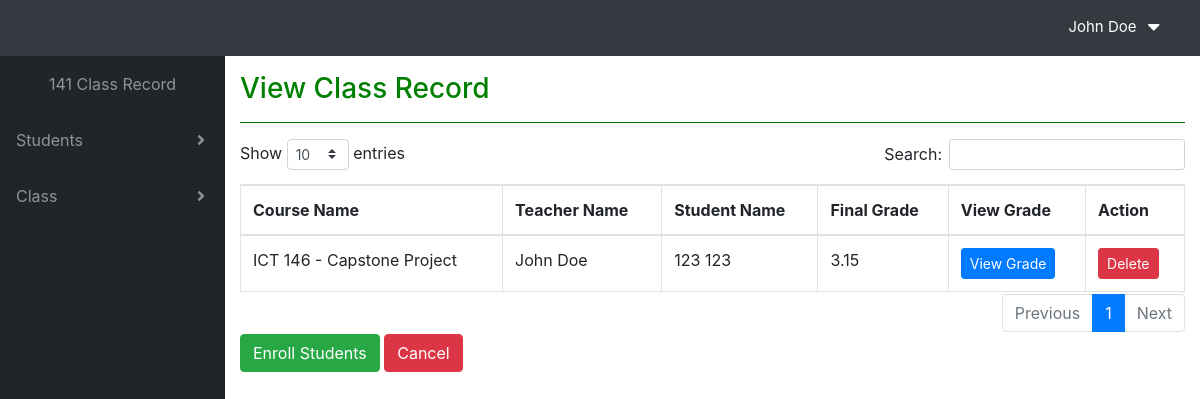
Screenshot of /views/view_student_class.php?view=4 (signed in) with the database file from the repository.
### tables this page shows
CREATE TABLE `grade` (
  `grade_id` int(11) NOT NULL,
  `studentID` int(11) NOT NULL,
  `classID` int(11) NOT NULL,
  `as_premid` int(11) NOT NULL,
  `ps_premid` int(11) NOT NULL,
  `premid` float(11,2) NOT NULL,
  `as_midterm` int(11) NOT NULL,
  `ps_midterm` int(11) NOT NULL,
  `midterm` float(11,2) NOT NULL,
  `as_prefinal` int(11) NOT NULL,
  `ps_prefinal` int(11) NOT NULL,
  `prefinal` float(11,2) NOT NULL,
  `as_final` int(11) NOT NULL,
  `ps_final` int(11) NOT NULL,
  `final` float(11,2) NOT NULL,
  `finalgrade` float(11,2) NOT NULL
);

CREATE TABLE `class` (
  `class_id` int(11) NOT NULL,
  `course_code` varchar(50) NOT NULL,
  `course_name` varchar(50) NOT NULL,
  `teacher_fname` varchar(50) NOT NULL,
  `teacher_lname` varchar(50) NOT NULL
);

CREATE TABLE `student` (
  `student_id` int(11) NOT NULL,
  `student_fname` varchar(50) NOT NULL,
  `student_lname` varchar(50) NOT NULL,
  `studentIdNumber` int(11) NOT NULL
);

### views/view_student_class.php (the view, shortened to what this page needs)
<!DOCTYPE html>
<html lang="en">
<head>
  <link href="vendor/fontawesome-free/css/all.min.css" rel="stylesheet" type="text/css">
  <link href="vendor/datatables/dataTables.bootstrap4.css" rel="stylesheet">
  <link href="css/sb-admin.css" rel="stylesheet">
</head>
<body id="page-top">
<?php include('include/header.php');?>
  <div id="wrapper">
    <?php include('include/sidebar.php');?>
     <?php
     $class = $_GET['view'];
     ?>
    <div id="content-wrapper">
      <div class="container-fluid">
    <div>
        <h3 style="color:green">View Class Record</h3>
          <hr color="green">
    </div>
        <table class="table table-bordered" id="locationTable" width="100%" cellspacing="0">
      <thead>
                <tr>
                     <th>Course Name</th>
                     <th>Teacher Name</th>
                     <th>Student Name</th>
                     <th>Final Grade</th>
                     <th>View Grade</th>
                     <th>Action</th>
                </tr>
      </thead>
           <?php
               $conn = connect();
               $result=mysqli_query($conn,"SELECT * FROM grade
                JOIN student ON grade.studentID = student.student_id
                JOIN class ON grade.classID = class.class_id WHERE grade.classID =
                '$class' ");
              while ($row=mysqli_fetch_array($result)) {
                ?>
                 <tr>
                  <td><?php echo $row['course_code'];?> - <?php echo $row['course_name'];?></td>
                  <td><?php echo $row['teacher_fname'];?> <?php echo $row['teacher_lname'];?></td>
                  <td><?php echo $row['student_fname'];?> <?php echo $row['student_lname'];?> </td>
                  <td><?php echo $row['finalgrade'];?> </td>
                  <td><a class="btn btn-primary btn-sm" href="view_student_grade.php?view=<?php echo $class?>&g=<?php echo $row['grade_id'];?>">View Grade</a></td>
                   <td>
                    <a class="btn btn-danger btn-sm" href="../controller/delete_student_class.php?view=<?php echo $class ?>&del=<?php echo $row['grade_id'];?>">Delete</a>
                  </td>
                </tr>
            <?php } ?>
       </table>
       <div>
          <a href="add_student_class.php?view=<?php echo $class ?>" class="btn btn-success">Enroll Students</a>
          <a href="view_class.php" class="btn btn-danger">Cancel</a>
       </div>
    <br>
      </div>
    </div>
  </div>
</body>
</html>

### rows the page displays
grade: classID.course_code "ICT 146", classID.course_name "Capstone Project", classID.teacher_fname "John", classID.teacher_lname "Doe", studentID.student_fname "123", studentID.student_lname "123", finalgrade "3.15"

### other values shown
$_SESSION["user_fname"] "John"
$_SESSION["user_lname"] "Doe"
